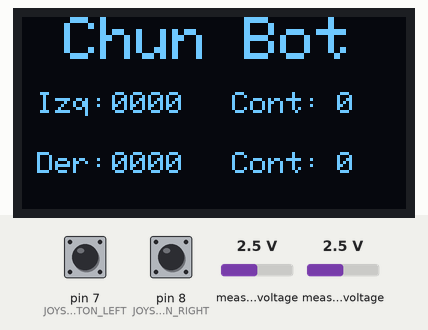
Recording of a sketch running on a simulated Arduino Nano, built with avr-gcc and run on an emulated ATmega328P. Shown: 128×64 one-colour display. The inputs (shaded band) are chosen by the test bench; at power-on: pin 7 (JOYSTICK_BUTTON_LEFT) HIGH, pin 8 (JOYSTICK_BUTTON_RIGHT) HIGH, measured voltage 2.5 V. What the sketch prints to the serial monitor is not drawn.

Above: at 1.2 s.
1.3 s: pin 7 (JOYSTICK_BUTTON_LEFT) pulled LOW for 0.15 s
At 2.5 s:
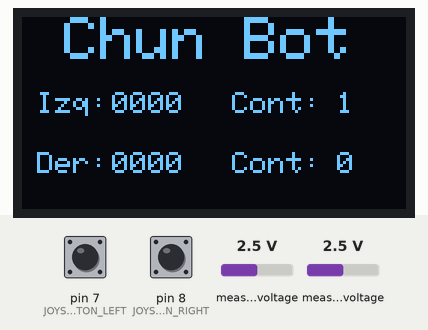
3.0 s: pin 8 (JOYSTICK_BUTTON_RIGHT) pulled LOW for 0.15 s
At 4.5 s:
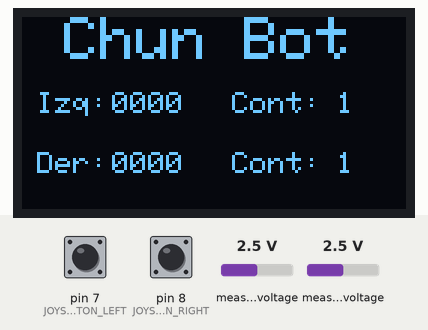
4.8 s: pin 7 (JOYSTICK_BUTTON_LEFT) pulled LOW for 1 s
At 6.3 s:
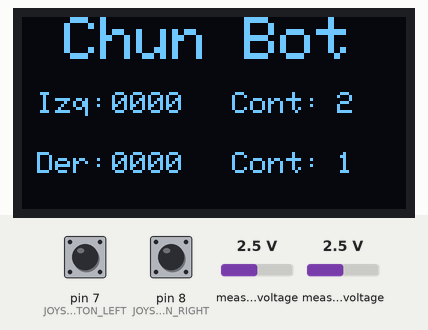
7.4 s: pin 8 (JOYSTICK_BUTTON_RIGHT) pulled LOW for 1 s
At 9.2 s:
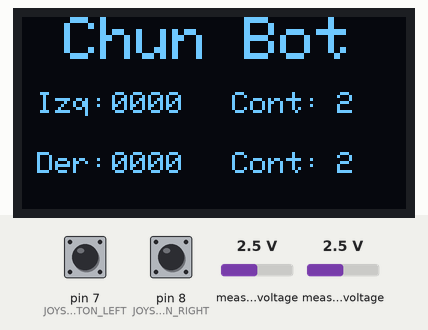
Timing chart, 0 to 10.7 s (numbered marks = the images above; inputs shaded):
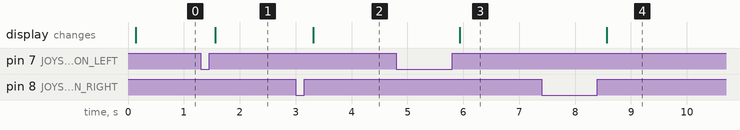

The sketch:

joystick.ino
```cpp
// plaquita usada: Arduino nano
#include "src/Oled/Oled.h"
#include "src/Joystick/Joystick.h"

#define NUMERO_DIGITOS 5
#define TAMANIO_FUENTE_PEQUENIO 1
#define FILA_1 25 // posición 25 en el eje Y para la fila 1
#define FILA_2 45 // posición 45 en el eje Y para la fila 2

uint8_t contador_clicks_izquierdo = 0;
uint8_t contador_clicks_derecho = 0;

unsigned long tiempoAnterior = 0;
unsigned long tiempoActual = millis();

void setup()
{
  Serial.begin(9600);
  Serial.println("Mando Chunbot");

  oled_init();
  joystick_init();

  oled_display_text("Chun Bot", 14, 0);
  oled_display_text("Izq:", 5, FILA_1, TAMANIO_FUENTE_PEQUENIO);
  oled_display_text("Der:", 5, FILA_2, TAMANIO_FUENTE_PEQUENIO);

  oled_display_text("Cont:", 70, FILA_1, TAMANIO_FUENTE_PEQUENIO);
  oled_display_text("0", 105, FILA_1, TAMANIO_FUENTE_PEQUENIO);

  oled_display_text("Cont:", 70, FILA_2, TAMANIO_FUENTE_PEQUENIO);
  oled_display_text("0", 105, FILA_2, TAMANIO_FUENTE_PEQUENIO);
}

void loop()
{
  joystick_polling(); // pulsadores + ejes.

  if (joystick_isLeftClicked())
  {
    contador_clicks_izquierdo++;
    contador_clicks_izquierdo %= 10; // del 0 al 9

    String texto = String(contador_clicks_izquierdo);
    oled_clear_cuadrado(105, FILA_1, 5, 8); // limpiamos antes de pintar el nuevo valor
    oled_display_text(texto.c_str(), 105, FILA_1, TAMANIO_FUENTE_PEQUENIO);
  }

  if (joystick_isRightClicked())
  {
    contador_clicks_derecho++;
    contador_clicks_derecho %= 10; // del 0 al 9

    String texto = String(contador_clicks_derecho);
    oled_clear_cuadrado(105, FILA_2, 5, 8); // limpiamos antes de pintar el nuevo valor
    oled_display_text(texto.c_str(), 105, FILA_2, TAMANIO_FUENTE_PEQUENIO);
  }

  // Cada 100ms refrescamos los valores del joystick.
  // No se usa delay() porque es bloqueante. Con este sistema se puede seguir usando el chip sin bloquear.
  tiempoActual = millis();
  if (tiempoActual - tiempoAnterior >= 100)
  {
    tiempoAnterior = tiempoActual;

    pintarJoystickIzquierdo();
    pintarJoystickDerecho();

    oled_update(); // aquí es donde realmente se refresca la pantalla ( así es más rápido todo. Todo lo anterior tocaba la ram )
  }
}

void pintarJoystickIzquierdo(void)
{
  char textoJoystickLY[NUMERO_DIGITOS];
  convertir_a_string(joystickLY, textoJoystickLY);
  oled_clear_cuadrado(30, FILA_1, 24, 8); // limpiamos antes de pintar el nuevo valor
  oled_display_text(textoJoystickLY, 30, FILA_1, TAMANIO_FUENTE_PEQUENIO);
}

void pintarJoystickDerecho(void)
{
  char textoJoystickRY[NUMERO_DIGITOS];
  convertir_a_string(joystickRY, textoJoystickRY);
  oled_clear_cuadrado(30, FILA_2, 24, 8); // limpiamos antes de pintar el nuevo valor
  oled_display_text(textoJoystickRY, 30, FILA_2, TAMANIO_FUENTE_PEQUENIO);
}

void convertir_a_string(uint16_t numero, char *texto)
{
  snprintf(texto, NUMERO_DIGITOS, "%04u", numero); // el número siempre tendrá 4 dígitos
}
```

Joystick.cpp
```cpp
#include <Arduino.h>
#include <Wire.h>
#include <Adafruit_ADS1X15.h>

#include "Joystick.h"

Adafruit_ADS1115 ads;

uint16_t joystickLY = 0;
uint16_t joystickRY = 0;

// Variables estáticas para gestión de pulsadores
static joystick_buttons_t buttons = {
    .leftButtonPressed = false,
    .rightButtonPressed = false,
    .leftButtonLastState = false,
    .rightButtonLastState = false,
    .lastDebounceTimeLeft = 0,
    .lastDebounceTimeRight = 0
    //
};

void joystick_init(void)
{
    ads.begin();

    // Configurar pines de los pulsadores como entradas con pull-up
    pinMode(JOYSTICK_BUTTON_LEFT, INPUT_PULLUP);
    pinMode(JOYSTICK_BUTTON_RIGHT, INPUT_PULLUP);
}

void joystick_polling()
{
    // Leer valores analógicos del joystick
    int16_t adc1 = ads.readADC_SingleEnded(1);
    int16_t adc2 = ads.readADC_SingleEnded(2);

    joystickLY = mapearJoystick(adc1);
    joystickRY = mapearJoystick(adc2);

    // Actualizar estado de pulsadores
    joystick_updateButtons();
}

uint16_t mapearJoystick(int16_t valor)
{
    static const int16_t CENTRO_IDEAL = 11870;
    static const int16_t ZONA_MUERTA = 600;
    static const int16_t MIN_CRUDO = 0;
    static const int16_t MAX_CRUDO = 23500;

    int16_t centroMin = CENTRO_IDEAL - ZONA_MUERTA;
    int16_t centroMax = CENTRO_IDEAL + ZONA_MUERTA;

    // Zona muerta - devolvemos el centro exacto (1000)
    if (valor >= centroMin && valor <= centroMax)
    {
        return 1000; // Centro en 1000
    }

    // Zona inferior (abajo) - mapear a [0, 999]
    if (valor < centroMin)
    {
        if (valor < MIN_CRUDO)
            valor = MIN_CRUDO;
        return map(valor, MIN_CRUDO, centroMin, 0, 999);
    }

    // Zona superior (arriba) - mapear a [1001, 2000]
    if (valor > centroMax)
    {
        if (valor > MAX_CRUDO)
            valor = MAX_CRUDO;
        return map(valor, centroMax, MAX_CRUDO, 1001, 2000);
    }

    return 1000; // Por si acaso
}

void joystick_updateButtons(void)
{
    unsigned long currentTime = millis();

    // Leer estados actuales de los pulsadores (LOW = presionado por pull-up)
    bool currentLeft = (digitalRead(JOYSTICK_BUTTON_LEFT) == LOW);
    bool currentRight = (digitalRead(JOYSTICK_BUTTON_RIGHT) == LOW);

    // Gestión de debounce para pulsador izquierdo
    if (currentLeft != buttons.leftButtonLastState)
    {
        buttons.lastDebounceTimeLeft = currentTime;
    }

    if ((currentTime - buttons.lastDebounceTimeLeft) > DEBOUNCE_DELAY)
    {
        if (currentLeft != buttons.leftButtonPressed)
        {
            buttons.leftButtonPressed = currentLeft;
        }
    }

    // Gestión de debounce para pulsador derecho
    if (currentRight != buttons.rightButtonLastState)
    {
        buttons.lastDebounceTimeRight = currentTime;
    }

    if ((currentTime - buttons.lastDebounceTimeRight) > DEBOUNCE_DELAY)
    {
        if (currentRight != buttons.rightButtonPressed)
        {
            buttons.rightButtonPressed = currentRight;
        }
    }

    // Guardar últimos estados
    buttons.leftButtonLastState = currentLeft;
    buttons.rightButtonLastState = currentRight;
}

bool joystick_isLeftClicked(void)
{
    static bool wasPressed = false;
    bool currentPressed = buttons.leftButtonPressed;
    bool clicked = false;

    // Detectar cuando se suelta el pulsador (transición de presionado a liberado)
    if (wasPressed == true && currentPressed == false)
    {
        clicked = true;
    }

    wasPressed = currentPressed;
    return clicked;
}

bool joystick_isRightClicked(void)
{
    static bool wasPressed = false;
    bool currentPressed = buttons.rightButtonPressed;
    bool clicked = false;

    // Detectar cuando se suelta el pulsador (transición de presionado a liberado)
    if (wasPressed == true && currentPressed == false)
    {
        clicked = true;
    }

    wasPressed = currentPressed;
    return clicked;
}

// Función adicional: detectar si se está manteniendo presionado (útil para acciones continuas)
bool joystick_isLeftPressed(void)
{
    return buttons.leftButtonPressed;
}

bool joystick_isRightPressed(void)
{
    return buttons.rightButtonPressed;
}
```

Joystick.h
```cpp
#ifndef __JOYSTICK_H__
#define __JOYSTICK_H__

#include <Arduino.h>

// Margen +- para que no esté enviando datos si el valor cambió de 243 a 242
#define JOYSTICK_MARGEN 18
#define JOYSTICK_VALOR_CENTRAL 500

#define JOYSTICK_BUTTON_LEFT 7
#define JOYSTICK_BUTTON_RIGHT 8

#define DEBOUNCE_DELAY 50

// Para poder usarse desde fuera
extern uint16_t joystickLY;
extern uint16_t joystickRY;

// Estados de los pulsadores
typedef struct
{
    bool leftButtonPressed;
    bool rightButtonPressed;
    bool leftButtonLastState;
    bool rightButtonLastState;
    unsigned long lastDebounceTimeLeft;
    unsigned long lastDebounceTimeRight;
} joystick_buttons_t;

void joystick_init(void);
void joystick_polling(void);
uint16_t mapearJoystick(int16_t valor);
void joystick_updateButtons(void);
bool joystick_isLeftPressed(void);
bool joystick_isRightPressed(void);
bool joystick_isLeftClicked(void);
bool joystick_isRightClicked(void);

#endif
```

Oled.cpp
```cpp
#include "Oled.h"

#include <Adafruit_GFX.h>
#include <Adafruit_SSD1306.h>

// Creamos el objeto SSD1306
Adafruit_SSD1306 display(128, 64, &Wire);

void oled_init()
{
    // Inicializamos I2C (sin parámetros en Arduino Mega)
    Wire.begin();

    // Inicializamos el display
    if (!display.begin(SSD1306_SWITCHCAPVCC, OLED_ADDR))
    {
        Serial.println(F("ERROR: No se pudo iniciar OLED"));
    }
    else
    {
        oled_clear();
    }
}

void oled_clear()
{
    display.clearDisplay();
    oled_update();
}

void oled_clear_cuadrado(uint8_t x, uint8_t y, uint8_t width, uint8_t height)
{
    display.fillRect(x, y, width, height, SSD1306_BLACK);
}

void oled_display_text(const char *text, uint8_t x, uint8_t y, uint8_t textSize = 2)
{
    display.setTextSize(textSize);
    display.setTextColor(SSD1306_WHITE);
    display.setCursor(x, y);
    display.println(text);
}

void oled_draw_circle(uint8_t x, uint8_t y, uint8_t radius)
{
    display.drawCircle(x, y, radius, SSD1306_WHITE); // solo el borde
    // display.fillCircle(x, y, radius, SSD1306_WHITE);   // con relleno
}

void oled_update()
{
    display.display();
}
```

Oled.h
```cpp
#ifndef __OLED__
#define __OLED__

#include <Arduino.h>
#include <Wire.h> // Librería I2C de Arduino

#define PIN_OLED_SDA a4
#define PIN_OLED_SCL a5

// Dirección I2C típica de SSD1315
#define OLED_ADDR 0x3C

void oled_init();
void oled_clear();
void oled_clear_cuadrado(uint8_t x, uint8_t y, uint8_t width, uint8_t height);
void oled_display_text(const char *text, uint8_t x, uint8_t y, uint8_t textSize = 2);
void oled_draw_circle(uint8_t x, uint8_t y, uint8_t radius);
void oled_update();

#endif
```

Measured:
- after the input at 1.3 s, the display: changes after 0.26 s (image 1)
- after the input at 3.0 s, the display: changes after 0.31 s (image 2)
- after the input at 4.8 s, the display: changes after 1.1 s (image 3)
- after the input at 7.4 s, the display: changes after 1.2 s (image 4)
